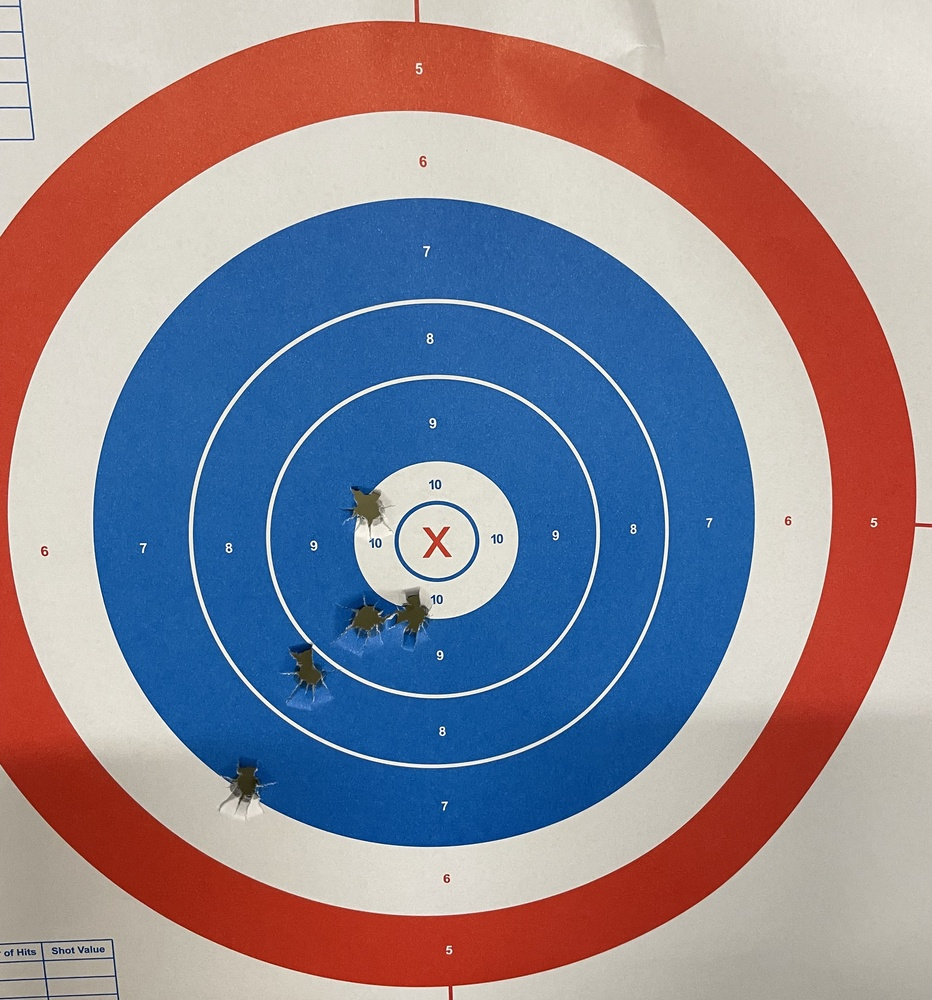
%> input picture utilities/IMG_1719.jpg, 932 x 1000 px, shrunk from 2652 x 2844 before the run, given in place of cleanTarget.png, which was not available
$ octave --eval "result = targetAlignment('IMG_1719.jpg');"   (GNU Octave 9; MATLAB toolbox functions it lacks are replaced by stand-ins)
%> lines starting %> are read from the running program, lines starting %| are printed output that depends on the picture; in (x1, y1, x2, y2) boxes, pixels count from 0 and x2, y2 are one past the last pixel; in counts of white or black regions, pixels touching at a corner belong together; the program's own positions count from 1; pictures that were not available may be replaced by others from this repository, and a replacement may not be noted
function usedRegistered = targetAlignment(movingName)
%> called with movingName = 'IMG_1719.jpg'
% Requests coregistration of targets (one used, one new)
% clear; close all; clc;

%%
cleanTarget = imread('cleanTarget.png');
%> cleanTarget is the input picture: size 1000x932x3 uint8; mean R, G, B 143.1, 135.1, 148
used = imread(movingName);
% originalFig = figure('Name', 'Originals');
% imshowpair(cleanTarget, used)

%% Doc Example:
% For the GENERAL CASE of pointwise feature registration, see the doc for
% fitgeotrans; with corresponding points, we can generate a tform, with
% which we can "undistort" one image (used) to align with the other
% (target).

% For THIS problem, all we need to do is calculate and align the centers,
% and rescale one image to the size of the other! Color thresholding and
% imfindcircle are quite useful here. For the former, you can use
% colorThresholder(), but in this case it's pretty easy:

% First the clean target
[~, ~, bTarget] = imsplit(cleanTarget);
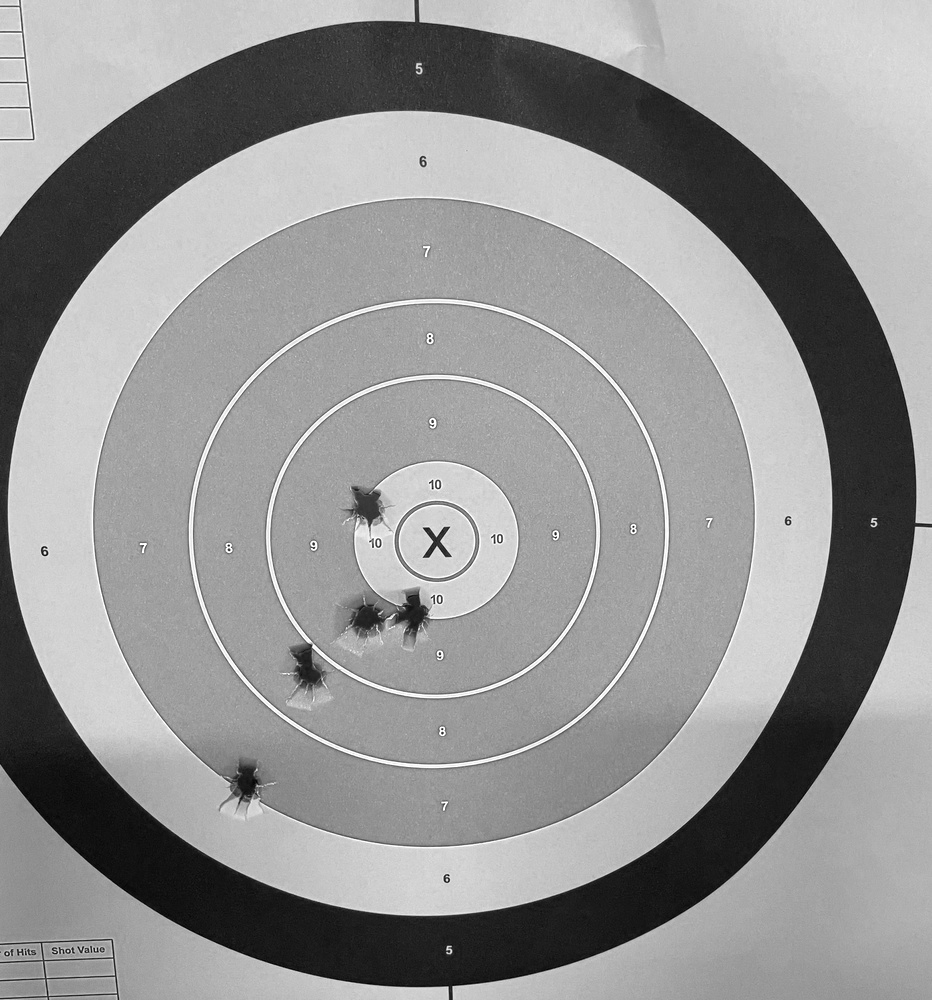
%> bTarget: size 1000x932 uint8; min 0, max 255, mean 148
redTarget = bTarget < 100;
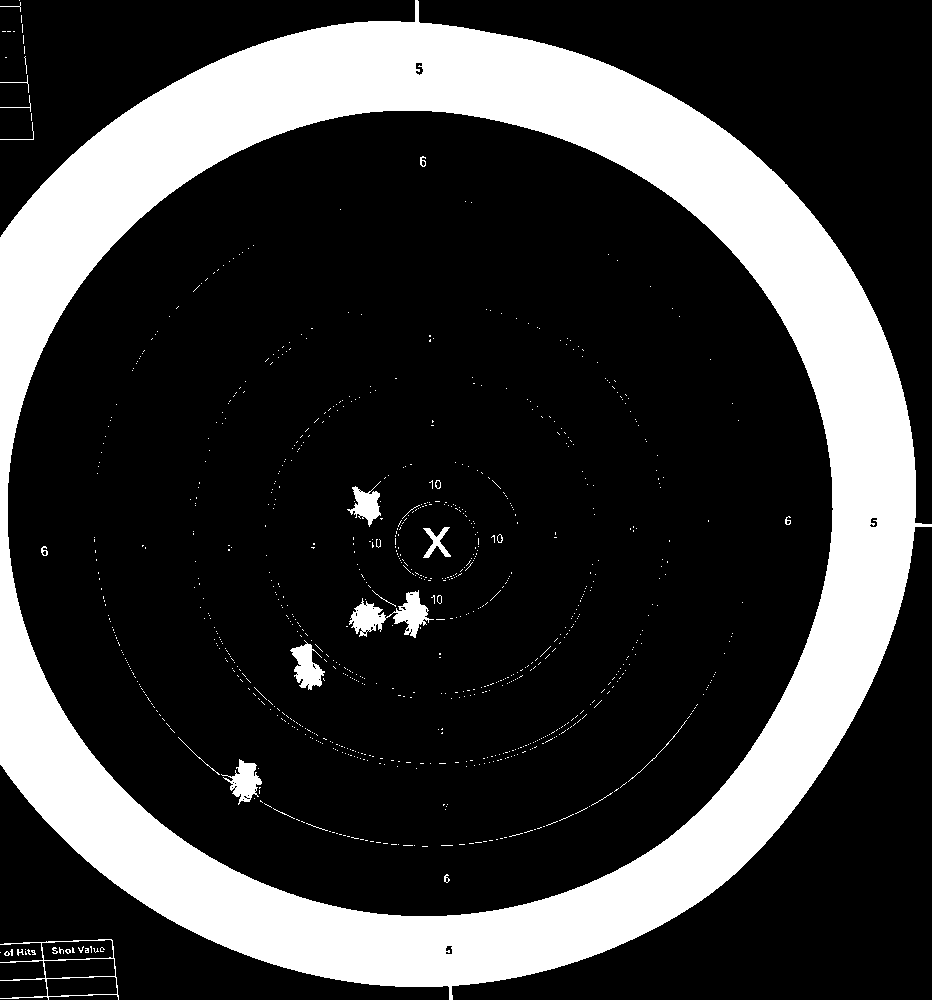
%> redTarget: size 1000x932 logical; 22.6% white; 887 white regions (860 under 20 px), largest, box (x1, y1, x2, y2) and area: (0, 0, 932, 1000) 202625, (349, 590, 434, 638) 1647, (290, 640, 325, 690) 898
redTarget = bwareafilt(redTarget, 1);
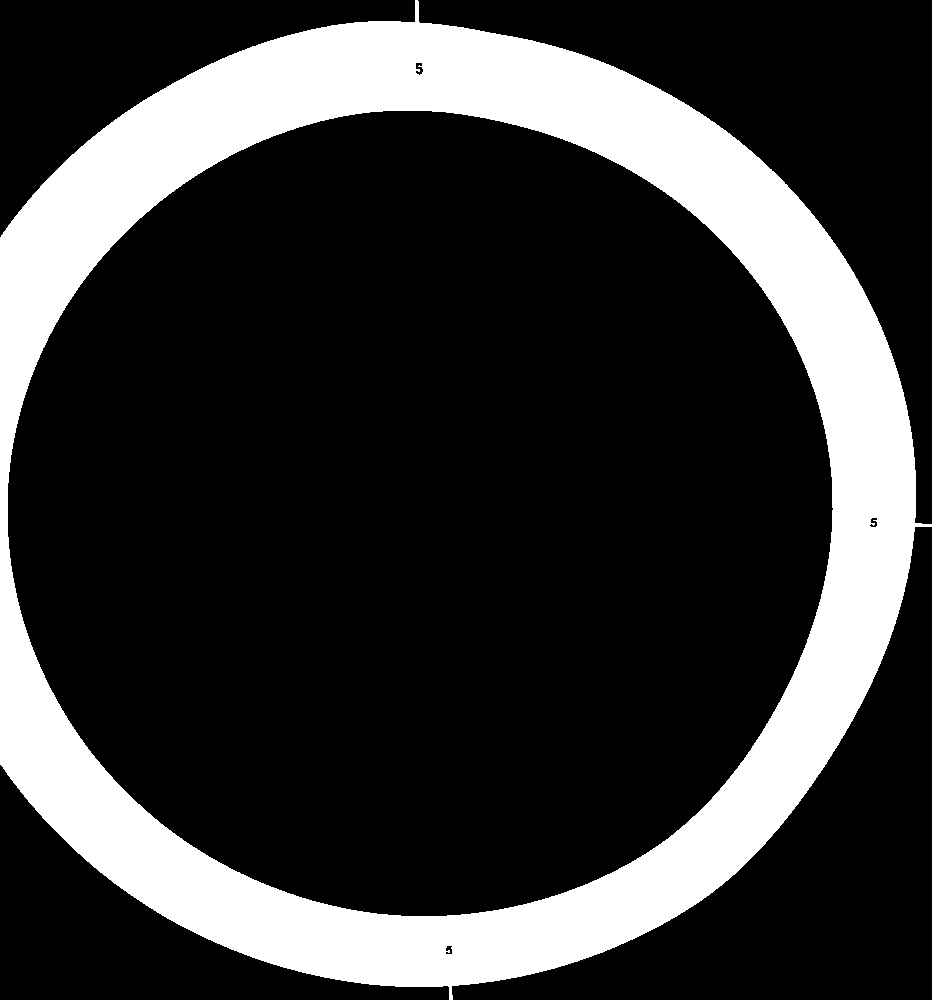
%> redTarget: size 1000x932 logical; 21.7% white; 1 white region
targetFigure = figure('Name', 'Target Detection');
imshow(redTarget)
% CircleFinder(redTarget)
% We can specify the radius range manually, or we can do it automatically:
stats = regionprops(redTarget, 'BoundingBox');
%> stats = 1 region; box (x1, y1, x2, y2): (0, 0, 932, 1000)
BB = stats.BoundingBox;
%> BB = [0.5 0.5 932 1000]
diamCleanTarget = mean(BB(3:4));
%> diamCleanTarget = 966
radiusRangeCleanTarget = round([diamCleanTarget/2 * 0.9, diamCleanTarget/2 * 1.1]);
%> radiusRangeCleanTarget = [435 531]
detectCircles = @(x, radiusRange) imfindcircles(x, radiusRange, ...
	'Sensitivity',0.8500, ...
	'EdgeThreshold',0.30, ...
	'Method','PhaseCode', ...
	'ObjectPolarity','Bright');
[cleanTargetCenter, cleanTargetRadius] = detectCircles(redTarget, radiusRangeCleanTarget);
%> cleanTargetCenter = [466.5 500.5]; cleanTargetRadius = 449.9
cleanTargetCenter = cleanTargetCenter(1, :);
cleanTargetRadius = cleanTargetRadius(1);
viscircles(cleanTargetCenter, cleanTargetRadius);
hold on
plot(cleanTargetCenter(1), cleanTargetCenter(2), 'r+', 'MarkerSize', 18);
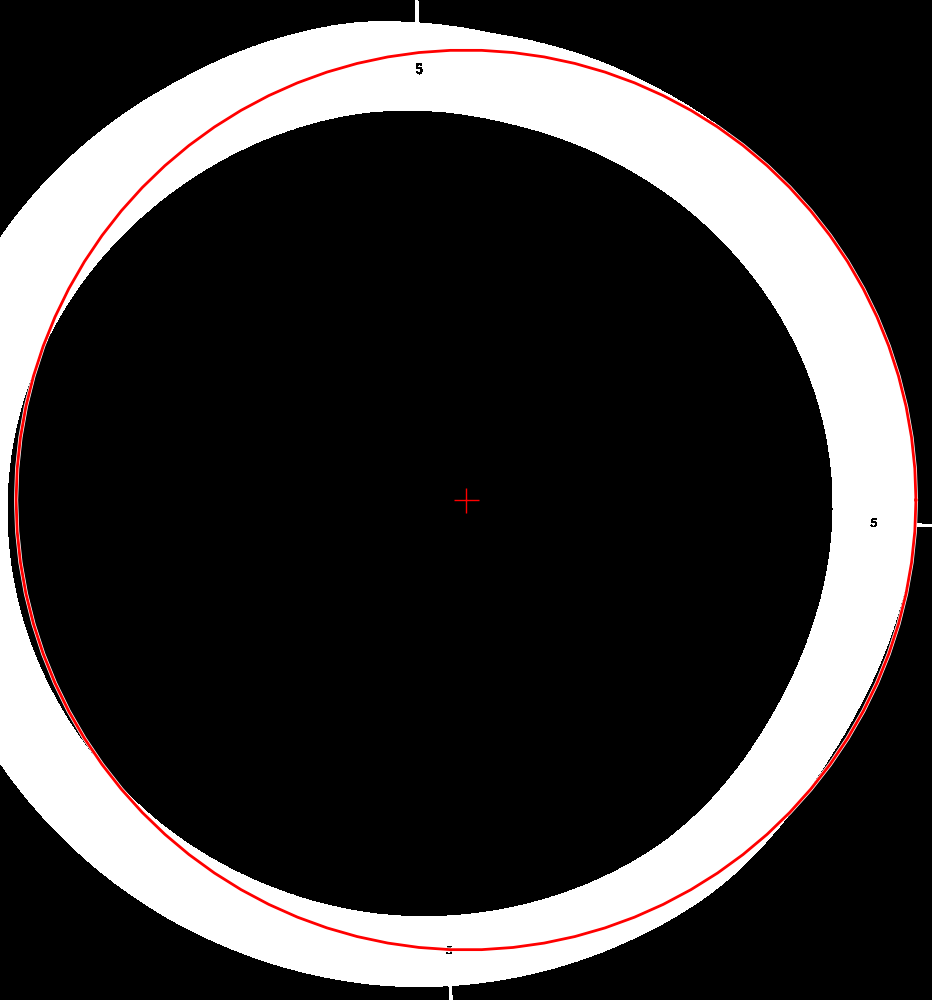
%> figure redrawn from the program's plot data

%%

% Now the used target
[~, ~, bUsed] = imsplit(used);
redUsed = bUsed < 100;
redUsed = bwareafilt(redUsed, 1);
stats = regionprops(redUsed, 'BoundingBox');
BB = stats.BoundingBox;
diamUsedTarget = mean(BB(3:4));
%> diamUsedTarget = 966
radiusRangeUsedTarget = round([diamUsedTarget/2 * 0.9, diamUsedTarget/2 * 1.1]);
%> radiusRangeUsedTarget = [435 531]
[usedTargetCenter, ~] = detectCircles(redUsed, radiusRangeUsedTarget);
%> usedTargetCenter = [466.5 500.5]
% [8 lines of commented-out code are left out]

scaleFactor = diamCleanTarget/diamUsedTarget;
%> scaleFactor = 1

%% First, let's rescale so that the red circles are the same size!
H = eye(3);
H([1, 5]) = scaleFactor;
tform = projective2d(H);
%> tform = transform with T = [1 0 0; 0 1 0; 0 0 1]
%usedResized = imresize(used, scaleFactor);
usedResized = imwarp(used, tform);
newCenter = transformPointsForward(tform, usedTargetCenter);
%> newCenter = [466.5 500.5]
% Then
shifts = round(newCenter - cleanTargetCenter);
%> shifts = [0 0]
H = eye(3);
H(3) = -shifts(1); % X-Translation
H(6) = -shifts(2); % Y-Translation
%> (the run ends here)

$ run again, on utilities/IMG_1720.jpg
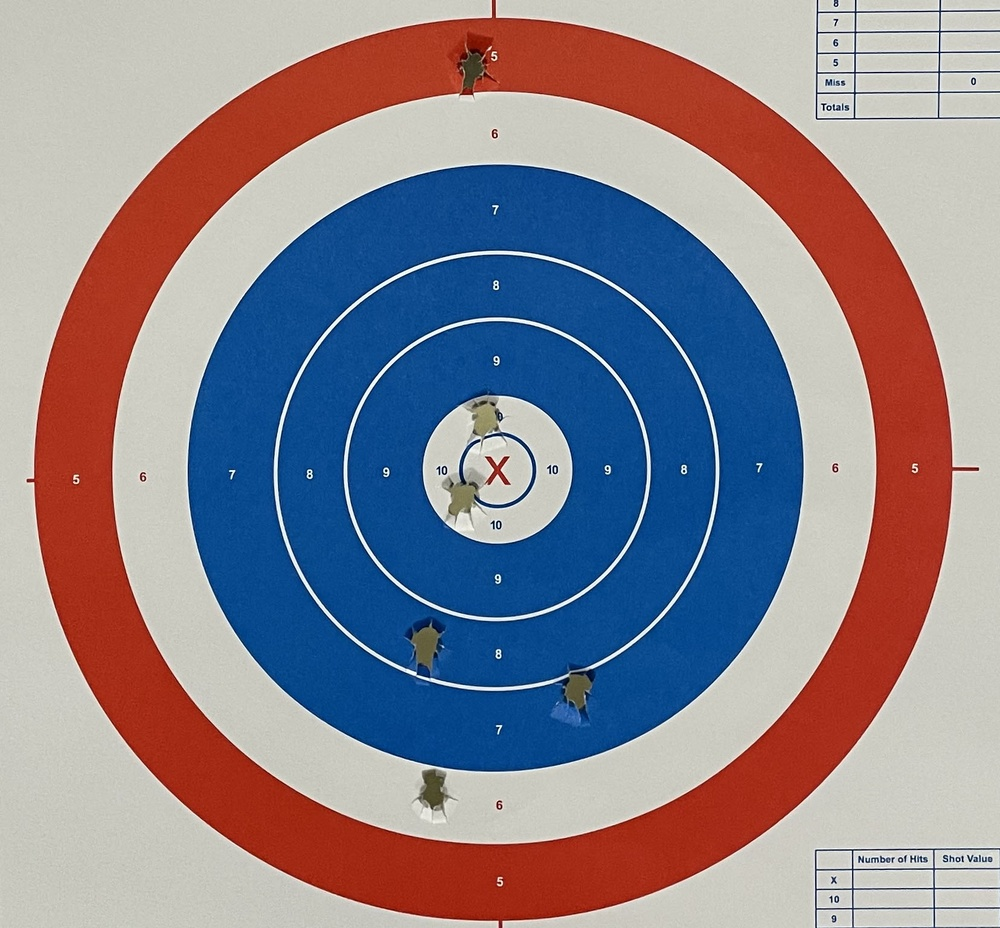
%> input picture utilities/IMG_1720.jpg, 1000 x 928 px, shrunk from 1656 x 1536 before the run, given in place of cleanTarget.png, which was not available
%> in targetAlignment, cleanTarget is the input picture: size 928x1000x3 uint8; mean R, G, B 139.6, 132, 142.1
%> in targetAlignment, `redTarget = bwareafilt(redTarget, 1);`:
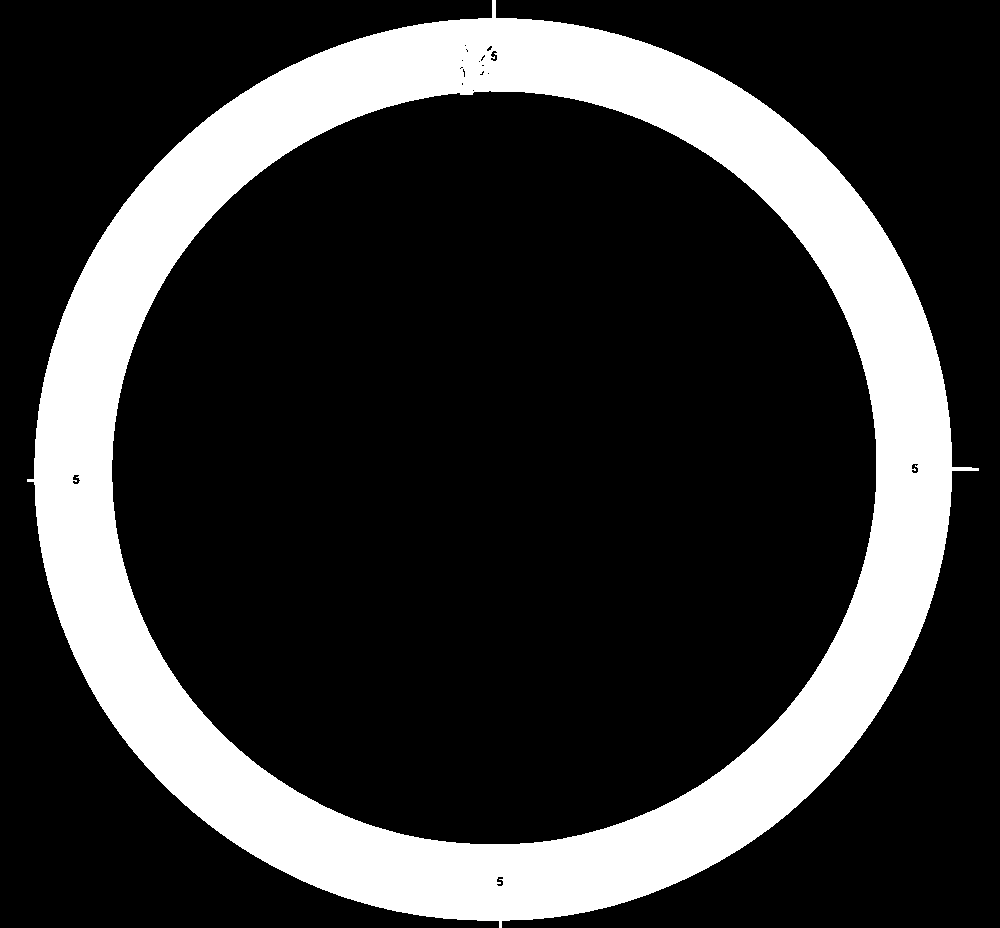
%> redTarget: size 928x1000 logical; 21.5% white; 1 white region
%> stats = 1 region; box (x1, y1, x2, y2): (27, 0, 979, 928)
%> BB = [27.5 0.5 952 928]
%> diamCleanTarget = 940
%> radiusRangeCleanTarget = [423 517]
%> cleanTargetCenter = [494.1 471.1]; cleanTargetRadius = 455.4
%> in targetAlignment, `plot(cleanTargetCenter(1), cleanTargetCenter(2), 'r+', 'MarkerSize', 1..`:
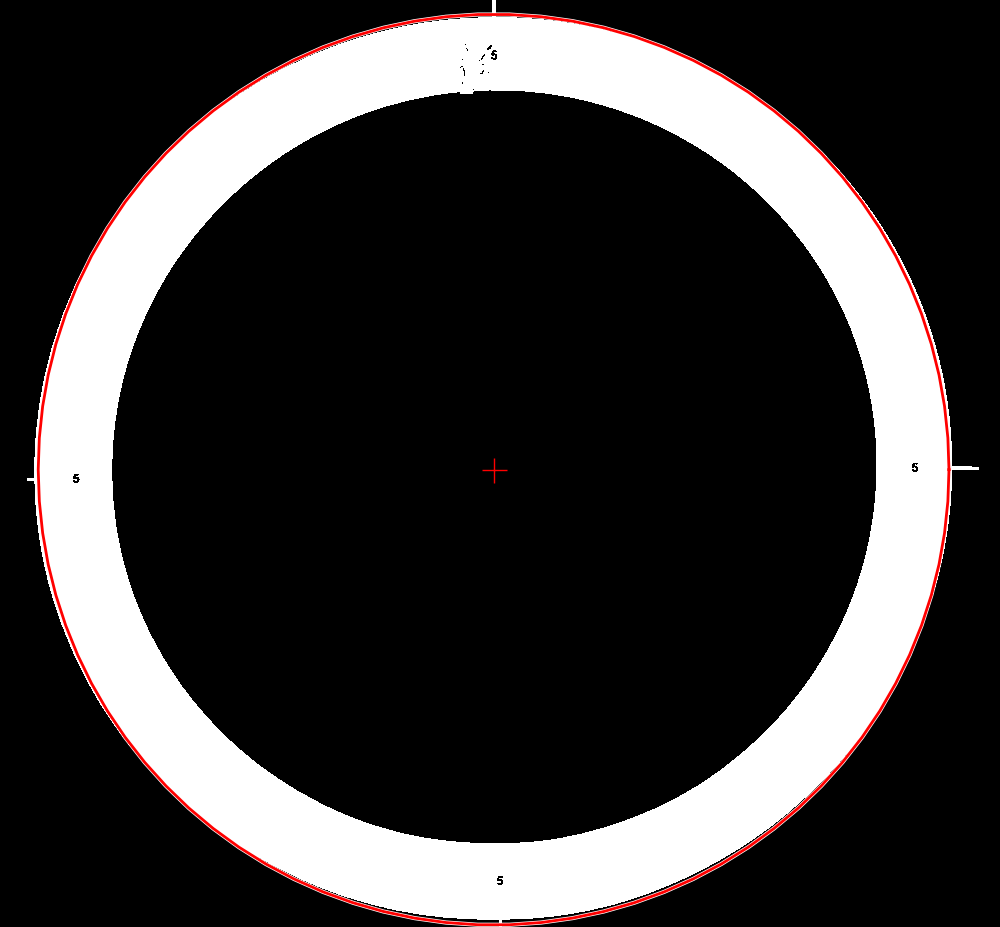
%> figure redrawn from the program's plot data
%> diamUsedTarget = 940
%> radiusRangeUsedTarget = [423 517]
%> usedTargetCenter = [494.1 471.1]
%> scaleFactor = 1
%> tform = transform with T = [1 0 0; 0 1 0; 0 0 1]
%> newCenter = [494.1 471.1]
%> shifts = [0 0]

$ run again, on utilities/IMG_1721.jpg
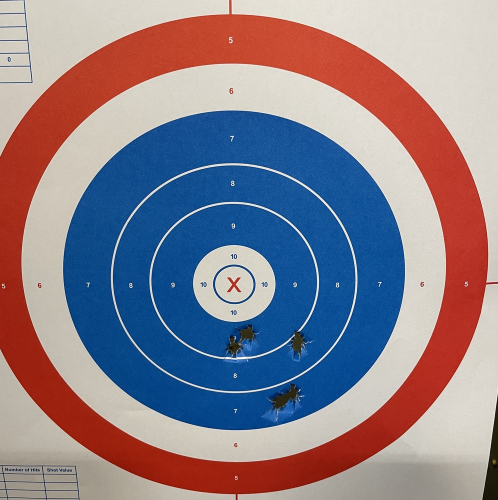
%> input picture utilities/IMG_1721.jpg, 996 x 1000 px, shrunk from 3024 x 3036 before the run, given in place of cleanTarget.png, which was not available (shown at 1/2 size)
%> in targetAlignment, cleanTarget is the input picture: size 1000x996x3 uint8; mean R, G, B 138.9, 128.1, 140
%> in targetAlignment, `redTarget = bwareafilt(redTarget, 1);`:
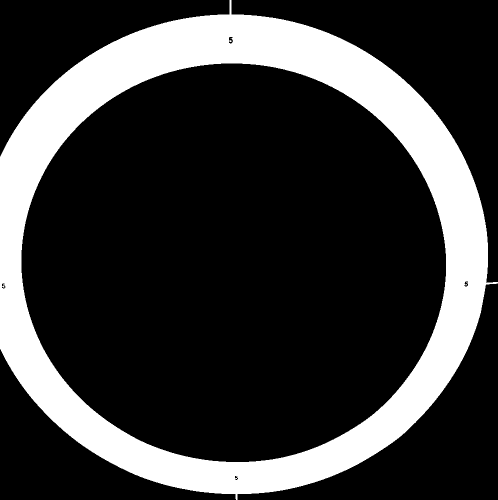
%> redTarget: size 1000x996 logical (shown at 1/2 size); 22.5% white; 1 white region
%> stats = 1 region; box (x1, y1, x2, y2): (0, 0, 996, 1000)
%> BB = [0.5 0.5 996 1000]
%> diamCleanTarget = 998
%> radiusRangeCleanTarget = [449 549]
%> cleanTargetCenter = [498.5 500.5]; cleanTargetRadius = 472.3
%> in targetAlignment, `plot(cleanTargetCenter(1), cleanTargetCenter(2), 'r+', 'MarkerSize', 1..`:
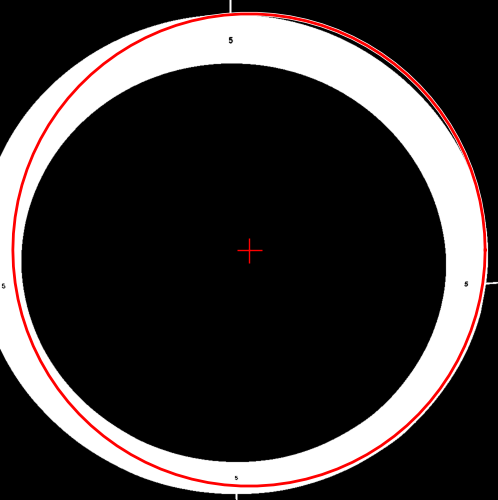
%> figure redrawn from the program's plot data; shown at 1/2 size
%> diamUsedTarget = 998
%> radiusRangeUsedTarget = [449 549]
%> usedTargetCenter = [498.5 500.5]
%> scaleFactor = 1
%> tform = transform with T = [1 0 0; 0 1 0; 0 0 1]
%> newCenter = [498.5 500.5]
%> shifts = [0 0]
